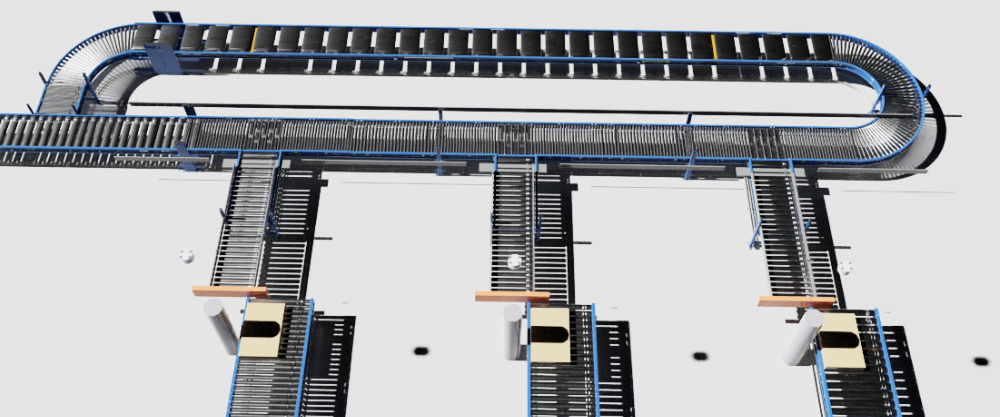
#> input picture image.png, 1000 x 417 px
$ python -i detect.py   (imports and definitions only)
#> lines starting #> are read from the running program, lines starting #| are printed output that depends on the picture; after the words box and inside, x2 and y2 are one past the last pixel; in counts of white or black regions, pixels touching at a corner belong together
#> further down, picture is the input picture: shape (417, 1000, 3); mean B, G, R 174.2, 171.9, 170.4
"""박스 검출 — ROS 없이 도는 순수 CV 코어.

    ╔══ 시나리오에서의 위치 ═══════════════════════════════════════════════════╗
    ║  ① 스폰 → ② 투입부 인식 → ③ 목적지·분기 → ④ 픽업 좌표 → ⑤ 벨트 정지     ║
    ║  → ⑥ 자리 계산 → ⑦ 집기 → ⑧ 놓기 → ⑨ 갱신·기록 → ⑩ 벨트 재가동 → ①    ║
    ║                                                                        ║
    ║  ★ 이 파일이 맡는 구간 : ②④ 인식의 **코어** — 상자 윤곽·yaw·QR 판독
    ║     불러 주는 쪽        : vision_node
    ║     이 파일이 부르는 쪽 : (없음 — OpenCV 만. ROS 의존성 0)
    ╚════════════════════════════════════════════════════════════════════════╝
    ※ 전체 지도는 `docs/코드_리딩가이드.md` 에 있다.

왜 분리했나: Isaac 씬 USD 가 git 이 아니라 `sync_scene.sh` 로 배포돼서 이 PC 에는
없다. ROS 노드 안에 CV 를 섞어 두면 씬이 올 때까지 한 줄도 검증할 수 없다.
합성 이미지로 여기까지는 지금 검증한다 (트랙 C 가 heightmap_core 를 분리한 것과 같은 이유).

stage 1 의 박스는 **전부 같은 빨강**이다 (`spawner.LINE_COLOR = (1.0, 0.15, 0.15)`).
라인이 하나라 색으로 나눠 보낼 곳이 없기 때문이다. 그래서 종류 판별은 색이 아니라
**치수**로 한다. 색은 stage 2 에서 존 분류로 되살아난다.
"""
import cv2
import numpy as np

# 빨강은 HSV 색상환의 0 과 180 양쪽에 걸친다. 한 구간만 잡으면 절반을 놓친다.
#
# ★★ S 90 -> 60 · V 60 -> 150 (2026-08-26 김병직 실측, **트랙 D 확인 바람**).
#   Isaac 픽업 카메라의 실제 프레임으로 재서 고쳤다. 두 가지가 겹쳐 있었다:
#
#   1) **박스가 하얗게 날아간다.** 스폰 색은 채도 최대 red(0.9/0.03/0.03)인데
#      렌더 결과는 RGB(244,184,184) = H 0.8° · **S 0.25** · V 0.96 이다.
#      색상은 완벽한 빨강인데 채도가 옛 하한(90/255 = 0.35) **아래**라
#      박스가 마스크에 아예 안 들어왔다.
#   2) 그래서 S 만 낮추면 이번엔 **어두운 붉은 영역이 딸려 온다.** 컨베이어
#      상부(H 23° · V 0.16)와 하부(H 46° · V 0.30)가 박스와 한 덩어리가 되어
#      bbox 가 295x216 -> 480x336 으로 부풀었다. 비율이 1.36 -> 1.45 가 되면서
#      3 종 어디에도 안 맞아 `box_pose_from_corners` 가 거부했다.
#      -> **밝기로 가른다.** 박스는 V 0.96, 컨베이어는 0.16~0.30 이라 잘 갈린다.
#
#   실측 (존 A · 3호 · 한 프레임):
#       옛 값 (S90 V60)   엉뚱한 블롭 95x90 px  -> "사양 3종과 안 맞는다"
#       S60 V60           480x336 px 비율 1.45  -> 최적 4호 오차 101 mm (거부)
#       **S60 V150**      295x216 px 비율 1.36  -> **3호 오차 5 mm (통과)**
#                         종류 분리 5 / 168 / 335 mm · 실제와 X -2 · Y +1 mm
#
#   ⚠ 이 값은 **씬 조명에 딸려 있다.** 조명을 바꾸면 다시 재야 한다.
#     확인 도구: 카메라 한 프레임을 PNG 로 받아 임계값을 훑어 보면 바로 갈린다.
RED_RANGES = (((0, 60, 150), (10, 255, 255)),
              ((170, 60, 150), (180, 255, 255)))


def red_mask(bgr):
    """②④ 빨간 상자 윗면만 남기는 HSV 마스크.

    ★ **HSV 로 간다.** BGR 임계값은 조명이 조금만 바뀌어도 무너진다.
    ★ 빨강은 색상환(Hue)의 **양 끝에 걸쳐 있어** 구간을 둘로 나눠 OR 한다.
      한 구간만 쓰면 절반을 놓친다.
    ★ open → close 로 잡음 점과 구멍을 정리한다. 안 하면 `findContours` 가
      먼지 한 점을 상자로 잡는다.
    """
    hsv = cv2.cvtColor(bgr, cv2.COLOR_BGR2HSV)
#> hsv: shape (417, 1000, 3); mean H, S, V 39.8, 15.2, 175.4
    m = None
    for lo, hi in RED_RANGES:
        part = cv2.inRange(hsv, np.array(lo, np.uint8), np.array(hi, np.uint8))
        m = part if m is None else cv2.bitwise_or(m, part)
#> this loop made 2 passes
#> pass 1, in red_mask, `part = cv2.inRange(hsv, np.array(lo, np.uint8), np.array(hi, np.uint8))`:
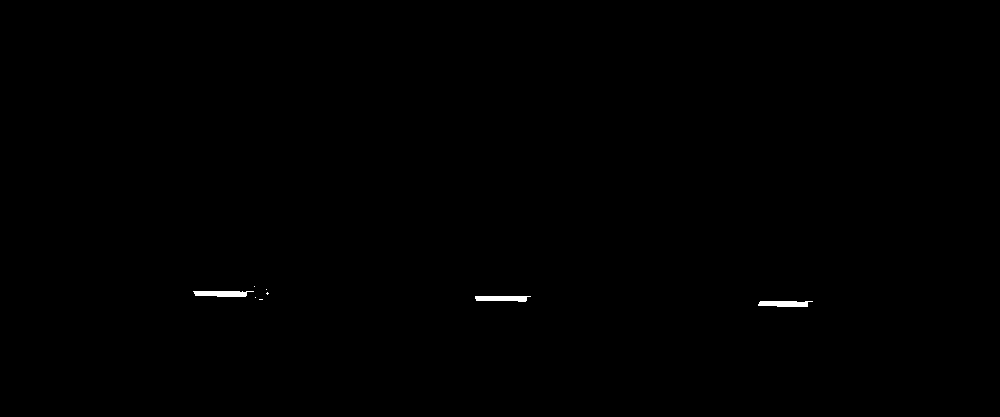
#> part: shape (417, 1000); 0.2% white; 8 white regions (5 under 20 px), largest, box (x1, y1, x2, y2) and area: (193, 291, 254, 297) 295, (758, 301, 813, 307) 274, (475, 296, 531, 302) 270
#> pass 2, in red_mask, `part = cv2.inRange(hsv, np.array(lo, np.uint8), np.array(hi, np.uint8))`:
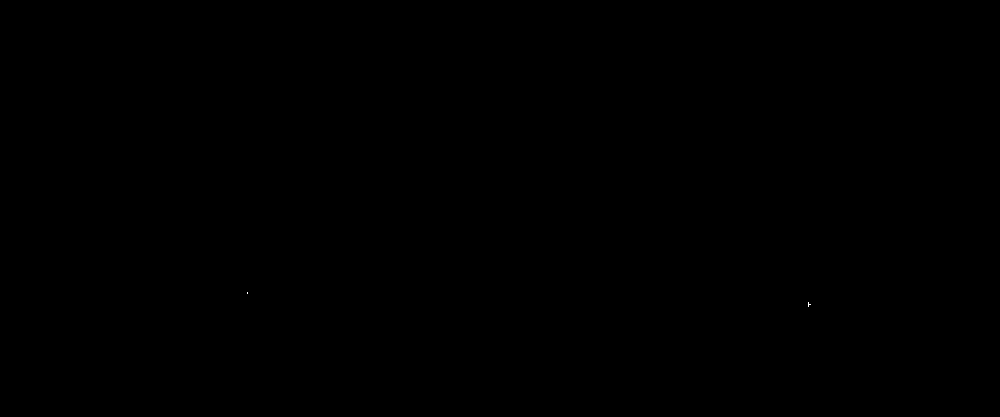
#> part: shape (417, 1000); 0% white in thin lines or dots, all inside (x1, y1, x2, y2) = (247, 292, 811, 307)
    # 열기로 점노이즈를 털고, 닫기로 박스 윗면의 하이라이트 구멍을 메운다.
    k = cv2.getStructuringElement(cv2.MORPH_ELLIPSE, (5, 5))
    m = cv2.morphologyEx(m, cv2.MORPH_OPEN, k)
#> m: shape (417, 1000); 0.19% white; 3 white regions
    return cv2.morphologyEx(m, cv2.MORPH_CLOSE, k)


def find_box(bgr, min_area_px=400, roi=None):
    """가장 큰 빨강 덩어리의 최소면적 사각형.

    반환: dict(center_px, corners_px(4x2), size_px, angle_deg, area_px) 또는 None.
    roi 를 주면 (x0, y0, x1, y1) 밖은 안 본다 — 컨베이어 밖의 빨강을 배제한다.
    """
    if bgr is None or bgr.size == 0:
        return None
    m = red_mask(bgr)
    if roi:
        x0, y0, x1, y1 = roi
        keep = np.zeros_like(m)
        keep[max(0, y0):y1, max(0, x0):x1] = 255
        m = cv2.bitwise_and(m, keep)

    cnts, _ = cv2.findContours(m, cv2.RETR_EXTERNAL, cv2.CHAIN_APPROX_SIMPLE)
#> cnts = 3 contours; box (x1, y1, x2, y2) and area: (195, 291, 247, 297) 222, (759, 301, 809, 307) 214, (476, 296, 527, 302) 202
    if not cnts:
        return None
    c = max(cnts, key=cv2.contourArea)
#> c = contour of 19 points, box (x1, y1, x2, y2) (195, 291, 247, 297), area 222
    area = float(cv2.contourArea(c))
#> area = 222
    if area < min_area_px:
        return None

    rect = cv2.minAreaRect(c)             # ((cx,cy), (w,h), angle)
    (cx, cy), (rw, rh), ang = rect

    # ★ 화면 가장자리에 닿았는가 = 박스가 시야 밖으로 잘렸는가.
    #   잘린 사각형의 중심은 진짜 중심이 아니다. 실측: 5호를 y 방향으로 13 mm
    #   잘리게 두면 중심이 7.7 mm 어긋나고 치수가 13 mm 작게 나온다.
    #   그대로 발행하면 로봇이 그만큼 빗나간 자리를 집는다 — 조용히 틀리는 쪽이라
    #   여기서 표시해 두고, 호출부가 "안 보인다" 로 처리하게 한다.
    #
    #   ⚠ 이건 가상의 걱정이 아니다. pick_cam 은 지금 넓은 축(1280 px)이 벨트
    #     진행(X)을, 좁은 축(720 px, VFOV 36°)이 지터 방향(Y)을 덮는다.
    #     5호(480) 가 90° 돌아 지터 최대(±150)에 오면 필요 ±390 mm 인데
    #     커버가 ±377 mm 다 — 13 mm 모자란다. 카메라를 광축 기준 90° 돌리면
    #     커버가 ±670 mm 이 되어 280 mm 여유가 생긴다 (트랙 A 확인 필요).
    h_img, w_img = m.shape[:2]
    xs, ys = c[:, 0, 0], c[:, 0, 1]
    clipped = bool(xs.min() <= 0 or ys.min() <= 0
                   or xs.max() >= w_img - 1 or ys.max() >= h_img - 1)

    return {"center_px": (float(cx), float(cy)),
            "corners_px": cv2.boxPoints(rect).astype(float),
            "size_px": (float(rw), float(rh)),
            "angle_deg": float(ang),
            "area_px": area,
            "clipped": clipped}


# [72 lines left out: functions read_qr, _order_corners, dominant_color_name, not called in this run]

>>> import cv2
>>> picture = cv2.imread('../../../image.png')
>>> result = find_box(picture)
